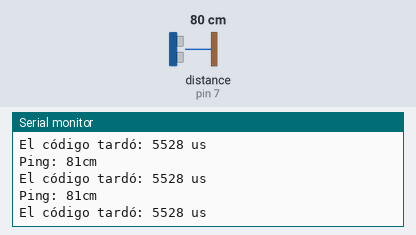
The sketch below on a simulated Arduino Uno, built with avr-gcc and run on an emulated ATmega328P. Shown: the last lines printed to the serial monitor. The inputs (shaded band) are chosen by the test bench; at power-on: distance to the obstacle (sensor on pin 7) 80 cm. The echo pulse lasts 58.3 µs per cm.

Above: at 1.2 s.
1.3 s: distance to the obstacle (sensor on pin 7) set to 2 cm
At 1.35 s:
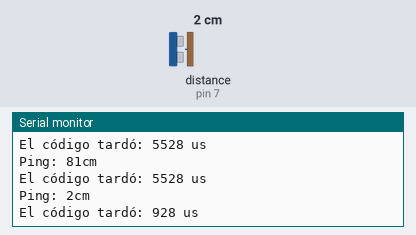
2.8 s: distance to the obstacle (sensor on pin 7) set to 4 cm
At 2.84 s:
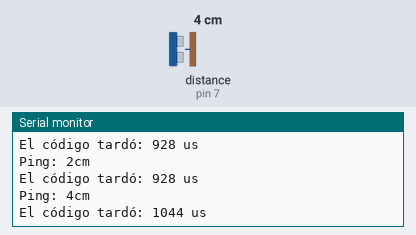
4.3 s: distance to the obstacle (sensor on pin 7) set to 2 cm
At 4.33 s:
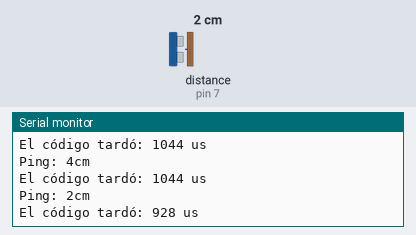
Timing chart, 0 to 7.3 s (numbered marks = the images above; inputs shaded):
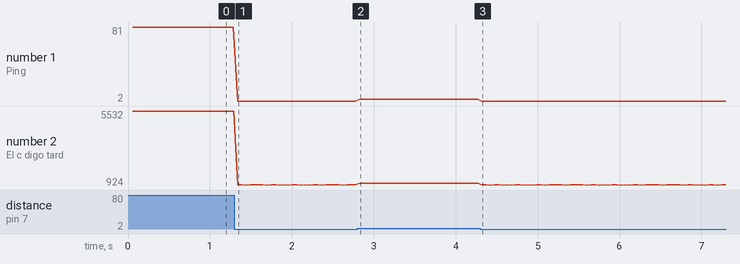

The sketch:

new_ping_dist.ino
```cpp
#include <NewPing.h>

#define TRIGGER_PIN  6  // Arduino pin tied to trigger pin on the ultrasonic sensor.
#define ECHO_PIN     7  // Arduino pin tied to echo pin on the ultrasonic sensor.
#define MAX_DISTANCE 200 // Maximum distance we want to ping for (in centimeters). Maximum sensor distance is rated at 400-500cm.

NewPing sonar(TRIGGER_PIN, ECHO_PIN, MAX_DISTANCE); // NewPing setup de pings y distancia máxima.

void setup() {
  Serial.begin(115200); // Open serial monitor at 115200 baud to see ping results.
}

void loop() {
  delay(50);                      // Wait 50ms between pings (about 20 pings/sec). 29ms should be the shortest delay between pings.
  unsigned long tiempoInicio = micros();  // Marca de tiempo de inicio

  unsigned int uS = sonar.ping(); // Send ping, get ping time in microseconds (uS).
  Serial.print("Ping: ");
  Serial.print(uS / US_ROUNDTRIP_CM); // Convert ping time to distance in cm and print result (0 = outside set distance range)
  Serial.println("cm");

  unsigned long tiempoFinal = micros();                 // Marca de tiempo de finalización
  unsigned long duracion = tiempoFinal - tiempoInicio;  // Calcula la duración

    Serial.print("El código tardó: ");
    Serial.print(duracion);
    Serial.println(" us");
}
```

Measured:
- after the input at 1.3 s, the serial monitor: prints a new line at once (image 1)
- after the input at 2.8 s, the serial monitor: prints a new line at once (image 2)
- plotted number 1: 81 → 2 after the input at 1.3 s, 2 → 4 after the input at 2.8 s
- plotted number 2: 5528 → 928 after the input at 1.3 s, 928 → 1044 after the input at 2.8 s
